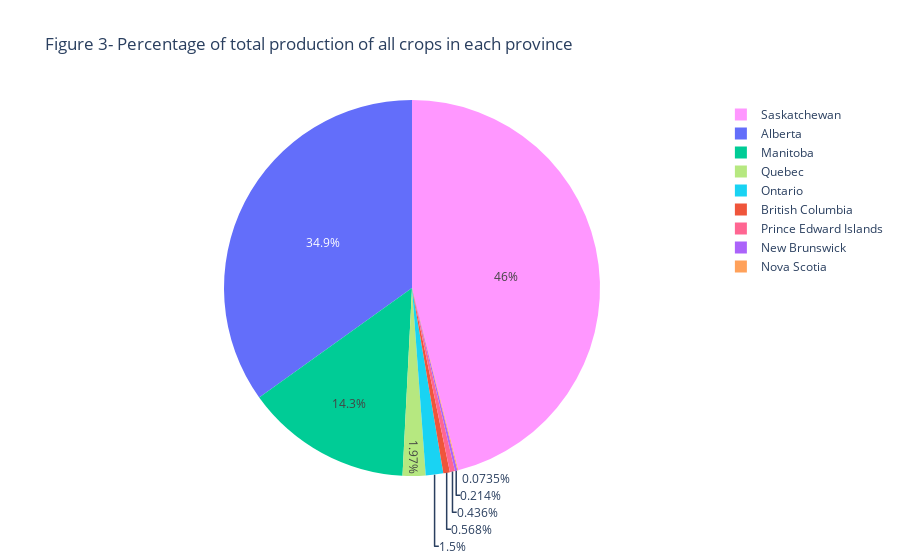

Source (notebook cell):
### Code cell
#Pie chart s
df4 = df3.replace({
    'AB':'Alberta',
    'BC':'British Columbia',
    'MB':'Manitoba',
    'NB':'New Brunswick',
    'NS':'Nova Scotia',
    'ON':'Ontario',
    'PE':'Prince Edward Islands',
    'QC':'Quebec',
    'SK':'Saskatchewan'})

fig3 = px.pie(df4, values='production', names='province', color='province', title='Figure 3- Percentage of total production of all crops in each province')

fig3.show()

### Figure 1 — Plotly figure (JSON) as saved in the notebook; plotly's stock layout.template omitted (floating-point values rounded to 4 significant figures; data arrays with more than 128 entries replaced by an {"elided": "..."} marker saying what was removed)
{"data": [{"customdata": {"elided": "1260x1 str values"}, "domain": {"x": [0, 1], "y": [0, 1]}, "hovertemplate": "province=%{customdata[0]}<br>production=%{value}<extra></extra>", "labels": {"elided": "1260 str values"}, "legendgroup": "", "marker": {"colors": {"elided": "1260 str values"}}, "name": "", "showlegend": true, "type": "pie", "values": {"elided": "1260 float values"}}], "layout": {"legend": {"tracegroupgap": 0}, "title": {"text": "Figure 3- Percentage of total production of all crops in each province"}}}
